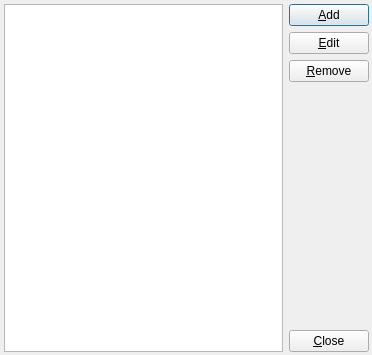
<?xml version="1.0" encoding="UTF-8"?>
<ui version="4.0">
 <author>Massimiliano Torromeo</author>
 <class>ConnectionsDialog</class>
 <widget class="QDialog" name="ConnectionsDialog">
  <property name="geometry">
   <rect>
    <x>0</x>
    <y>0</y>
    <width>372</width>
    <height>355</height>
   </rect>
  </property>
  <property name="windowTitle">
   <string>Connections</string>
  </property>
  <layout class="QGridLayout" name="gridLayout">
   <property name="leftMargin">
    <number>4</number>
   </property>
   <property name="topMargin">
    <number>4</number>
   </property>
   <property name="rightMargin">
    <number>3</number>
   </property>
   <property name="bottomMargin">
    <number>3</number>
   </property>
   <item row="0" column="0" rowspan="5">
    <widget class="QListView" name="listConnections">
     <property name="editTriggers">
      <set>QAbstractItemView::NoEditTriggers</set>
     </property>
    </widget>
   </item>
   <item row="0" column="1">
    <widget class="QPushButton" name="btnAdd">
     <property name="text">
      <string>&amp;Add</string>
     </property>
     <property name="icon">
      <iconset resource="icons.qrc">
       <normaloff>:/16/list-add.png</normaloff>:/16/list-add.png</iconset>
     </property>
    </widget>
   </item>
   <item row="1" column="1">
    <widget class="QPushButton" name="btnProps">
     <property name="text">
      <string>&amp;Edit</string>
     </property>
     <property name="icon">
      <iconset resource="icons.qrc">
       <normaloff>:/16/document-properties.png</normaloff>:/16/document-properties.png</iconset>
     </property>
    </widget>
   </item>
   <item row="2" column="1">
    <widget class="QPushButton" name="btnDel">
     <property name="text">
      <string>&amp;Remove</string>
     </property>
     <property name="icon">
      <iconset resource="icons.qrc">
       <normaloff>:/16/list-remove.png</normaloff>:/16/list-remove.png</iconset>
     </property>
    </widget>
   </item>
   <item row="3" column="1">
    <spacer name="verticalSpacer">
     <property name="orientation">
      <enum>Qt::Vertical</enum>
     </property>
     <property name="sizeHint" stdset="0">
      <size>
       <width>23</width>
       <height>230</height>
      </size>
     </property>
    </spacer>
   </item>
   <item row="4" column="1">
    <widget class="QPushButton" name="btnClose">
     <property name="text">
      <string>&amp;Close</string>
     </property>
    </widget>
   </item>
  </layout>
 </widget>
 <tabstops>
  <tabstop>listConnections</tabstop>
  <tabstop>btnAdd</tabstop>
  <tabstop>btnProps</tabstop>
  <tabstop>btnDel</tabstop>
 </tabstops>
 <resources>
  <include location="icons.qrc"/>
 </resources>
 <connections>
  <connection>
   <sender>btnClose</sender>
   <signal>clicked()</signal>
   <receiver>ConnectionsDialog</receiver>
   <slot>accept()</slot>
   <hints>
    <hint type="sourcelabel">
     <x>337</x>
     <y>351</y>
    </hint>
    <hint type="destinationlabel">
     <x>257</x>
     <y>356</y>
    </hint>
   </hints>
  </connection>
 </connections>
</ui>
